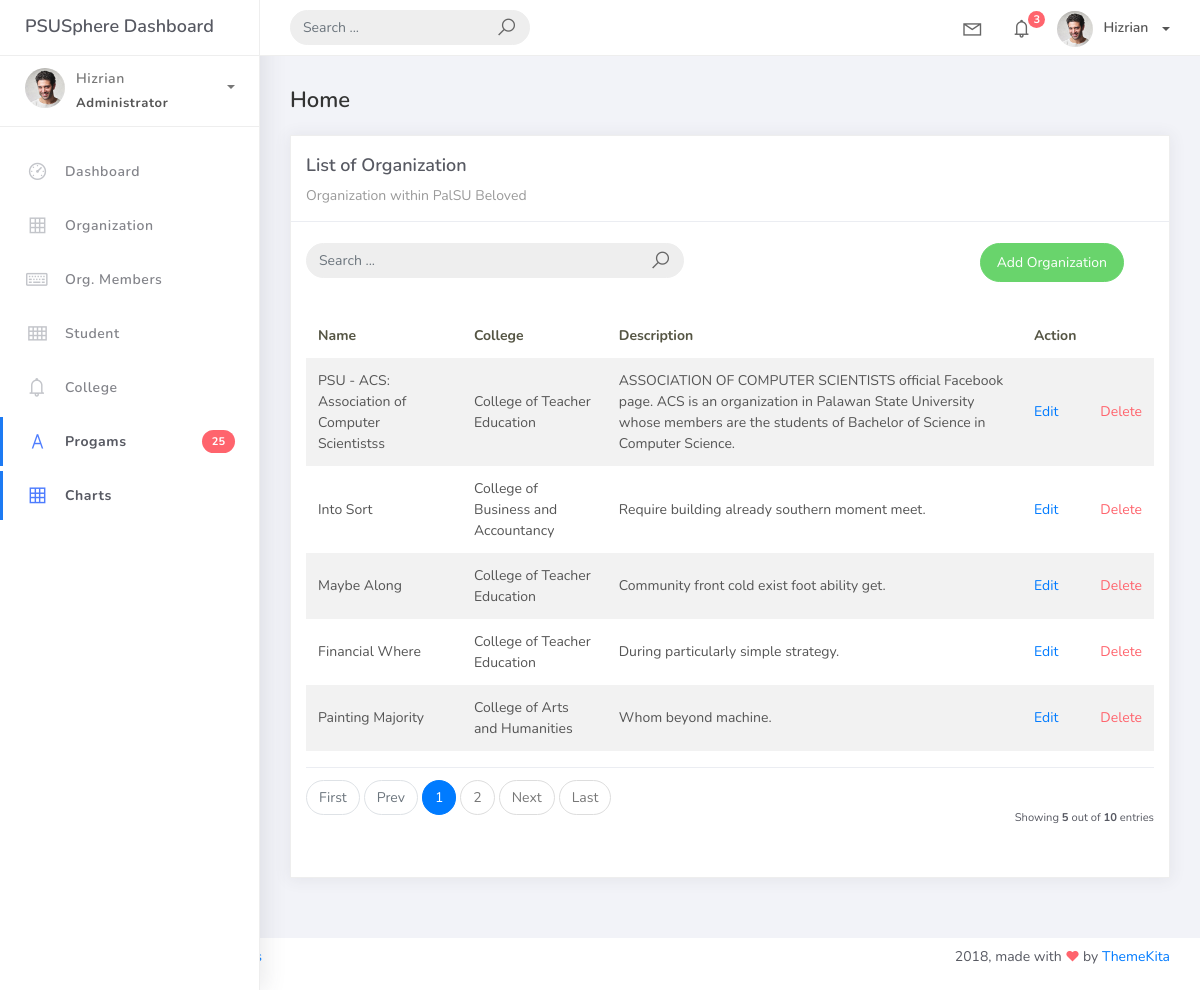
Screenshot of /organization_list with the database file from the repository.
### studentorg/models.py (models this page shows, shortened)
class BaseModel(models. Model):
    created_at = models.DateTimeField(auto_now_add=True, db_index=True)
    updated_at = models.DateTimeField(auto_now=True)
    class Meta:
        abstract = True

class Organization(BaseModel):
    name = models.CharField(max_length=250)
    college = models.ForeignKey(
        College, null=True, blank=True, on_delete=models.CASCADE)
    description = models.CharField(max_length=500)

class College(BaseModel):
    college_name = models.CharField(max_length=150)
    def __str__(self):
        return self.college_name

### studentorg/views.py (the view)
# urls.py: path('organization_list', OrganizationList.as_view(), name='organization-list'),
class OrganizationList(ListView):
    model = Organization
    context_object_name = 'organization'
    template_name = "org_list.html"
    paginate_by = 5
    def get_queryset(self, *args, **kwargs):
        qs = super(OrganizationList, self).get_queryset(*args, **kwargs)
        if self.request.GET.get("q") != None:
            query = self.request.GET.get('q')
            qs = qs.filter(Q(name__icontains=query) |
            Q(description__icontains=query) | Q(college__college_name__icontains=query))
        return qs

### templates/org_list.html
{% extends 'base.html' %} {% load static %} {% block content %}
<div class="content">
    <div class="container-fluid">
        <h4 class="page-title">Home</h4>
        <div class="row">
            <div class="col-md-12">
                <div class="card">
                    <div class="card-header">
                        <div class="card-title">List of Organization</div>
                        <div class="card-category">Organization within PalSU Beloved</div>
                    </div>
                    <br>
                        <div class="col-md-12 row">
                            <div class="col-md-6">
                                <form action="" class="navbar-left navbar-form nav-search mr-md-3" action="{% url 'organization-list' %}">
                                    <div class="input-group">
                                        <input type="text" placeholder="Search ..." class="form-control" name="q">
                                        <div class="input-group-append">
                                        <span class="input-group-text">
                                            <i class="la la-search search-icon"></i>
                                        </span>
                                        </div>
                                    </div>
                                </form>
                            </div>
                            <div class="col-md-6">
                                <div class="pull-right">
                                    <a href="{% url 'organization-add' %}" class="btn btn-success btn-rounded">Add Organization</a>
                                </div>
                            </div>
                        </div>
                    <div class="card-body">
                        <table class="table table-striped mt-3">
                            <thead>
                                <tr>
                                    <th scope="col">Name</th>
                                    <th scope="col">College</th>
                                    <th scope="col">Description</th>
                                    <th scope="col">Action</th>
                                </tr>
                            </thead>
                            <tbody>
                                {% for object in object_list %}
                                <tr>
                                    <td>{{ object.name }}</td>
                                    <td>{{ object.college }}</td>
                                    <td>{{ object.description }}</td>
                                    <td><a href="organization_list/{{ object.id }}">Edit</a></td>
                                    <td><a href="organization_list/{{ object.id }}/delete" class="text-danger">Delete</a></td>
                                </tr>
                                {% empty %}
                                <tr>
                                    <td colspan="4" style="text-align: center">
                                    <p class="text-sm font-weight-bold mb-0">No Records Found</p>
                                    </td>
                                </tr>
                                {% endfor %}
                            </tbody>
                        </table>
                        {% include 'includes/pagination.html' %}
                    </div>
                </div>
            </div>
        </div>
    </div>
</div>
{% endblock %}

### rows the page displays
Organization: name "PSU - ACS: Association of Computer Scientistss", college "College of Teacher Education", description "ASSOCIATION OF COMPUTER SCIENTISTS official Facebook page. ACS is an organization in Palawan State University whose members are the students of Bachelor of Science in Computer Science."
Organization: name "Into Sort", college "College of Business and Accountancy", description "Require building already southern moment meet."
Organization: name "Maybe Along", college "College of Teacher Education", description "Community front cold exist foot ability get."
Organization: name "Financial Where", college "College of Teacher Education", description "During particularly simple strategy."
Organization: name "Painting Majority", college "College of Arts and Humanities", description "Whom beyond machine."

### other values shown
{{ page_num }} "1"
{{ page_num }} "2"
{{ object_list.count }} "5"
{{ paginator.count }} "10"
